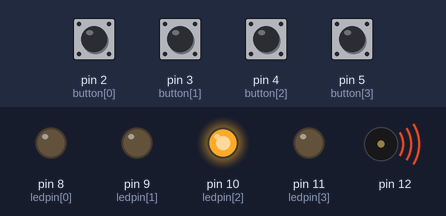
A sketch run on a simulated Arduino Uno, built with avr-gcc and run on an emulated ATmega328P. Shown: output pins drawn as LEDs (lit = HIGH), buzzer (waves = sounding). The test bench sets the inputs (shaded band); at power-on: pin 2 (button[0]), pin 3 (button[1]), pin 4 (button[2]), pin 5 (button[3]) HIGH. Random numbers use the default seed unless the sketch sets one; what the sketch prints to the serial monitor is not drawn.

Above: at 2.2 s.
At 14.3 s:
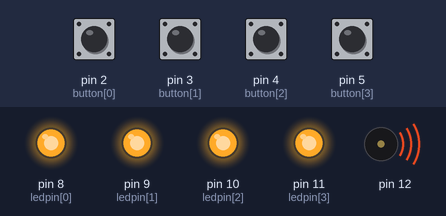
14.4 s: pin 2 (button[0]) pulled LOW for 3 s
At 15.6 s:
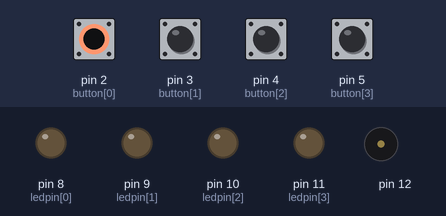
Timing chart, 0 to 29.9 s (numbered marks = the images above; inputs shaded):
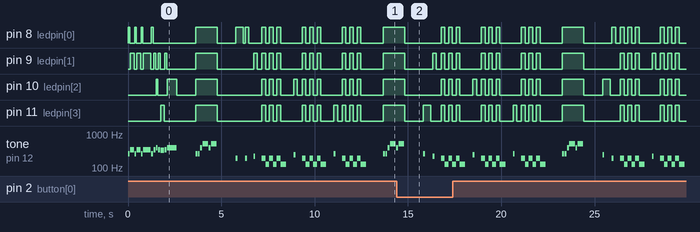

Measured:
- by itself, tone on pin 12: plays 523 Hz for 0.30 s, 262 Hz for 0.10 s, 220 Hz for 0.10 s, 196 Hz for 0.20 s, 131 Hz for 0.20 s, 196 Hz for 0.20 s … (44 notes in this stretch)

The sketch:

index.ino
```cpp
#include <Tone.h>
Tone speakerpin;
int starttune[] = {NOTE_C4, NOTE_F4, NOTE_C4, NOTE_F4, NOTE_C4, NOTE_F4, NOTE_C4,
NOTE_F4, NOTE_G4, NOTE_F4, NOTE_E4, NOTE_F4, NOTE_G4};
int duration2[] = {100, 200, 100, 200, 100, 400, 100, 100, 100, 100, 200, 100, 500};
int note[] = {NOTE_C4, NOTE_C4, NOTE_G4, NOTE_C5, NOTE_G4, NOTE_C5};
int duration[] = {100, 100, 100, 300, 100, 300};
int button[] = {2, 3, 4, 5}; //4 buton pinleri
int ledpin[] = {8, 9, 10, 11}; // LED pinleri
int turn = 0; // dönüş sayacı
int buttonstate = 0; // buton durumu değişkeni
int randomArray[100]; //rstgele yanacak led dizisi
int inputArray[100]; //kullanıcının yaktığı led dizisi
void setup()
{
 Serial.begin(9600);
 speakerpin.begin(12); // buzzer 12.pine tanımlandı
 for(int x=0; x<4; x++) // LED pinleri çıkış olarak ayarlandı
 {
 pinMode(ledpin[x], OUTPUT);
 }

 for(int x=0; x<4; x++)
 {
 pinMode(button[x], INPUT); // buton pinleri giriş olarak ayarlandı
 digitalWrite(button[x], HIGH); // pullup dirençleri için butonlar HIGH yapıldı
 }
 randomSeed(analogRead(0)); //rastgele dizisinde daha fazla rastgele sayı üretmesi için
 for (int thisNote = 0; thisNote < 13; thisNote ++) {
 // buzzer bir sonraki melodiyi çalsın
 speakerpin.play(starttune[thisNote]);
 // notayı saklar(tutar):
 if (thisNote==0 || thisNote==2 || thisNote==4 || thisNote== 6)
 {
// Bu oyunda ledler
// rastgele yanar,
// kullanıcı aynı sırada
// butona basmalıdır. Doğru
// sırayı bilmişse oyun
// melodi çalar ve bir üst
// seviyeye geçer. Yanlış
// yaptığında melodi çalar
// ve oyun baştan başlar.
 digitalWrite(ledpin[0], HIGH);
 }
 if (thisNote==1 || thisNote==3 || thisNote==5 || thisNote== 7 || thisNote==9 ||
thisNote==11)
 {
 digitalWrite(ledpin[1], HIGH);
 }
 if (thisNote==8 || thisNote==12)
 {
 digitalWrite(ledpin[2], HIGH);
 }
 if (thisNote==10)
 {
 digitalWrite(ledpin[3], HIGH);
 }
 delay(duration2[thisNote]);
 // stop for the next note:
 speakerpin.stop();
 digitalWrite(ledpin[0], LOW);
 digitalWrite(ledpin[1], LOW);
 digitalWrite(ledpin[2], LOW);
 digitalWrite(ledpin[3], LOW);
 delay(25);
 }
 delay(1000);
}
void loop()
{
 for (int y=0; y<=99; y++)
 {
 //rastgele dizisini yenilemek için
 digitalWrite(ledpin[0], HIGH);
 digitalWrite(ledpin[1], HIGH);
 digitalWrite(ledpin[2], HIGH);
 digitalWrite(ledpin[3], HIGH);

 for (int thisNote = 0; thisNote < 6; thisNote ++) {
 //bir sonraki notayı çal:
 speakerpin.play(note[thisNote]);
 // notayı sakla:
 delay(duration[thisNote]);
 // buzzer ı sustur:
 speakerpin.stop();
 delay(25);
 }

 digitalWrite(ledpin[0], LOW);
 digitalWrite(ledpin[1], LOW);
 digitalWrite(ledpin[2], LOW);
 digitalWrite(ledpin[3], LOW);
 delay(1000);

 for (int y=turn; y <= turn; y++)
 { //dönüş değişkeni için sabitler
 Serial.println("");
 Serial.print("Turn: ");
 Serial.print(y);//kullanıcıya hangi tuşlara basması gerektiğini söyler
 Serial.println("");
 randomArray[y] = random(1, 5); //rastgele dizisine 1-4 arası rastgele sayı atar
 for (int x=0; x <= turn; x++)
 {
 Serial.print(randomArray[x]);

 for(int y=0; y<4; y++)
 {

 if (randomArray[x] == 1 && ledpin[y] == 8)
 {
 digitalWrite(ledpin[y], HIGH);
 speakerpin.play(NOTE_G3, 100);
 delay(400);
 digitalWrite(ledpin[y], LOW);
 delay(100);
 }
 if (randomArray[x] == 2 && ledpin[y] == 9)
 {
 digitalWrite(ledpin[y], HIGH);
 speakerpin.play(NOTE_A3, 100);
 delay(400);
 digitalWrite(ledpin[y], LOW);
 delay(100);
 }

 if (randomArray[x] == 3 && ledpin[y] == 10)
 {
 digitalWrite(ledpin[y], HIGH);
 speakerpin.play(NOTE_B3, 100);
 delay(400);
 digitalWrite(ledpin[y], LOW);
 delay(100);
 }
 if (randomArray[x] == 4 && ledpin[y] == 11)
 {
 digitalWrite(ledpin[y], HIGH);
 speakerpin.play(NOTE_C4, 100);
 delay(400);
 digitalWrite(ledpin[y], LOW);
 delay(100);
 }
 }
 }
 }
 input();
 }
}
void input() { //kullanıcıya yeni dizi girmek için izin verir
 for (int x=0; x <= turn;)
 { //x'i dönüş sayısı ile sınırlandırır
 for(int y=0; y<4; y++)
 {

 buttonstate = digitalRead(button[y]);

 if (buttonstate == HIGH && button[y] == 2)
 { //butona basılıp basılmadığını kontrol eder
 digitalWrite(ledpin[0], HIGH);
 speakerpin.play(NOTE_G3, 100);
 delay(200);
 digitalWrite(ledpin[0], LOW);
 inputArray[x] = 1;
 delay(250);
 Serial.print(" ");
 Serial.print(1);
 if (inputArray[x] != randomArray[x]) { //kullanıcının girdiği dizi(buton sırası) ile rastgele yanan dizi eşit değilse
 fail(); //fail() metodunu çağır
 }
 x++; //diziler aynıysa x'i artırır (seviyeyi artırır)
 }
 if (buttonstate == HIGH && button[y] == 3)
 {
 digitalWrite(ledpin[1], HIGH);
 speakerpin.play(NOTE_A3, 100);
 delay(200);
 digitalWrite(ledpin[1], LOW);
 inputArray[x] = 2;
 delay(250);
 Serial.print(" ");
 Serial.print(2);
 if (inputArray[x] != randomArray[x]) {
 fail();
 }
 x++;
 }
 if (buttonstate == HIGH && button[y] == 4)
 {
 digitalWrite(ledpin[2], HIGH);
 speakerpin.play(NOTE_B3, 100);
 delay(200);
 digitalWrite(ledpin[2], LOW);
 inputArray[x] = 3;
 delay(250);
 Serial.print(" ");
 Serial.print(3);
 if (inputArray[x] != randomArray[x]) {
 fail();
 }
 x++;
 }
 if (buttonstate == HIGH && button[y] == 5)
 {
 digitalWrite(ledpin[3], HIGH);
 speakerpin.play(NOTE_C4, 100);
 delay(200);
 digitalWrite(ledpin[3], LOW);
 inputArray[x] = 4;
 delay(250);
 Serial.print(" ");
 Serial.print(4);
 if (inputArray[x] != randomArray[x])
 {
 fail();
 }
 x++;
 }
 }
 }
 delay(500);
 turn++; //dönüş sayısını artıt
}
void fail() { //kullanıcı yanlış giriş yaptığında çalışacak metot (kodlar)
 for (int y=0; y<=2; y++)
 { //ledler hatayı bildirmek için yanar

 digitalWrite(ledpin[0], HIGH);
 digitalWrite(ledpin[1], HIGH);
 digitalWrite(ledpin[2], HIGH);
 digitalWrite(ledpin[3], HIGH);
 speakerpin.play(NOTE_G3, 300);
 delay(200);
 digitalWrite(ledpin[0], LOW);
 digitalWrite(ledpin[1], LOW);
 digitalWrite(ledpin[2], LOW);
 digitalWrite(ledpin[3], LOW);
 speakerpin.play(NOTE_C3, 300); //hata melodisini çal
 delay(200);
 }
 delay(500);
 turn = -1; //oyunu başa döndürür
}
```
